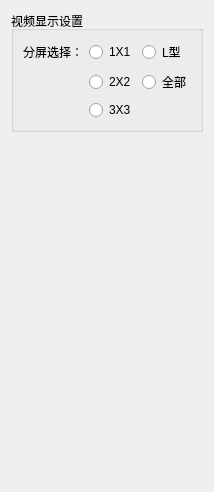
             <widget class="QWidget" name="tab10">
              <attribute name="title">
               <string>显示</string>
              </attribute>
              <layout class="QVBoxLayout" name="verticalLayout_5">
               <item>
                <widget class="QGroupBox" name="videoSettingGroupBox">
                 <property name="title">
                  <string>视频显示设置</string>
                 </property>
                 <layout class="QGridLayout" name="gridLayout_19">
                  <item row="0" column="0">
                   <widget class="QLabel" name="label_2">
                    <property name="text">
                     <string>分屏选择：</string>
                    </property>
                   </widget>
                  </item>
                  <item row="0" column="1">
                   <widget class="QRadioButton" name="oneRadioButton">
                    <property name="text">
                     <string>1X1</string>
                    </property>
                   </widget>
                  </item>
                  <item row="0" column="2">
                   <widget class="QRadioButton" name="lRadioButton">
                    <property name="text">
                     <string>L型</string>
                    </property>
                   </widget>
                  </item>
                  <item row="1" column="1">
                   <widget class="QRadioButton" name="twoRadioButton">
                    <property name="text">
                     <string>2X2</string>
                    </property>
                   </widget>
                  </item>
                  <item row="2" column="1">
                   <widget class="QRadioButton" name="threeRadioButton">
                    <property name="text">
                     <string>3X3</string>
                    </property>
                   </widget>
                  </item>
                  <item row="1" column="2">
                   <widget class="QRadioButton" name="allRadioButton">
                    <property name="text">
                     <string>全部</string>
                    </property>
                   </widget>
                  </item>
                 </layout>
                </widget>
               </item>
               <item>
                <spacer name="verticalSpacer_5">
                 <property name="orientation">
                  <enum>Qt::Vertical</enum>
                 </property>
                 <property name="sizeHint" stdset="0">
                  <size>
                   <width>20</width>
                   <height>349</height>
                  </size>
                 </property>
                </spacer>
               </item>
              </layout>
             </widget>
